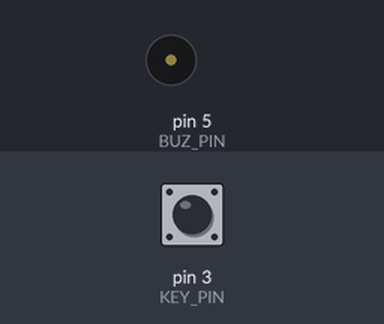
A sketch run on a simulated Arduino Uno, built with avr-gcc and run on an emulated ATmega328P. Shown: buzzer (waves = sounding). The test bench sets the inputs (shaded band); at power-on: pin 3 (KEY_PIN) HIGH.

Above: at 1.2 s.
1.3 s: pin 3 (KEY_PIN) pulled LOW for 0.15 s
At 1.42 s:
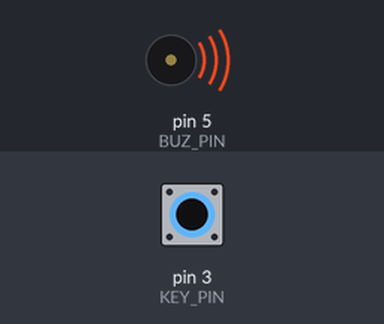
3.0 s: pin 3 (KEY_PIN) pulled LOW for 3.2 s
At 6.6 s:
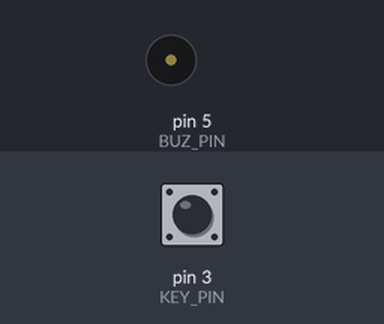
Timing chart, 0 to 8.1 s (numbered marks = the images above; inputs shaded):
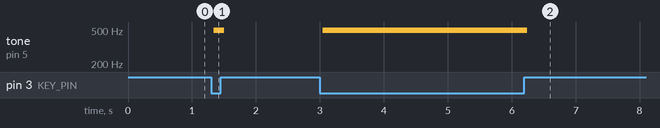

Measured:
- after the input at 1.3 s, tone on pin 5 (BUZ_PIN): silent → 497 Hz at once, → silent 0.16 s later
- after the input at 3.0 s, tone on pin 5 (BUZ_PIN): silent → 497 Hz at once, → silent 3.2 s later

The sketch:

buzzer.ino
```cpp
#define BUZ_PIN (5)
#define INTERVAL 1000
#define DELAY_TIME 500

#define KEY_PIN (3)
bool buz_enable= false;

void setup() {
    pinMode(BUZ_PIN, OUTPUT);
    pinMode(KEY_PIN, INPUT);
}

void loop() {
  int key_val= 0;

  while(1) {
    key_val= digitalRead(KEY_PIN);
    if(key_val==LOW) { buz_enable=true; }
    else { buz_enable=false; }

    if(buz_enable==true) {
      digitalWrite(BUZ_PIN, HIGH);
      delayMicroseconds(INTERVAL);
      digitalWrite(BUZ_PIN, LOW);
      delayMicroseconds(INTERVAL);
    }
  }
}
```
